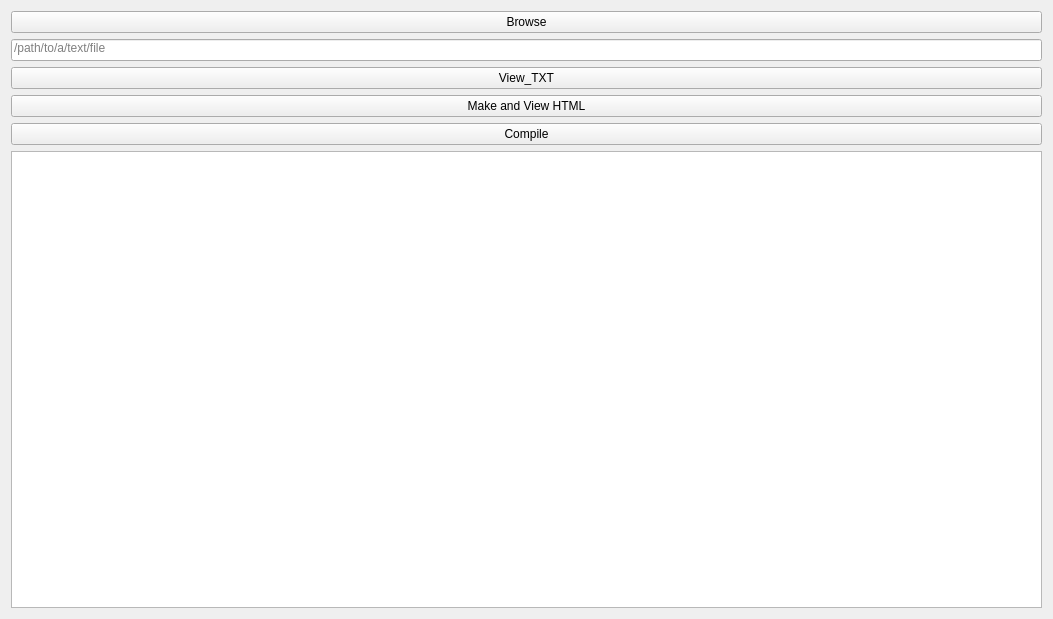
<?xml version="1.0" encoding="UTF-8"?>
<ui version="4.0">
 <class>HTMLConverter</class>
 <widget class="QWidget" name="HTMLConverter">
  <property name="geometry">
   <rect>
    <x>0</x>
    <y>0</y>
    <width>1053</width>
    <height>619</height>
   </rect>
  </property>
  <property name="windowTitle">
   <string>HTML Converter</string>
  </property>
  <layout class="QGridLayout" name="gridLayout">
   <item row="0" column="0">
    <widget class="QPushButton" name="browse_btn">
     <property name="text">
      <string>Browse</string>
     </property>
    </widget>
   </item>
   <item row="1" column="0">
    <widget class="QLineEdit" name="path_line_edit">
     <property name="alignment">
      <set>Qt::AlignLeading|Qt::AlignLeft|Qt::AlignTop</set>
     </property>
     <property name="placeholderText">
      <string>/path/to/a/text/file</string>
     </property>
    </widget>
   </item>
   <item row="5" column="0">
    <widget class="QPushButton" name="ViewHTML">
     <property name="text">
      <string>Make and View HTML</string>
     </property>
    </widget>
   </item>
   <item row="8" column="0">
    <spacer name="horizontalSpacer">
     <property name="orientation">
      <enum>Qt::Horizontal</enum>
     </property>
     <property name="sizeType">
      <enum>QSizePolicy::Minimum</enum>
     </property>
     <property name="sizeHint" stdset="0">
      <size>
       <width>0</width>
       <height>0</height>
      </size>
     </property>
    </spacer>
   </item>
   <item row="4" column="0">
    <widget class="QPushButton" name="pushButton_1">
     <property name="text">
      <string>View_TXT</string>
     </property>
    </widget>
   </item>
   <item row="7" column="0">
    <widget class="QTextBrowser" name="ViewTXT_edit"/>
   </item>
   <item row="6" column="0">
    <widget class="QPushButton" name="CCODE">
     <property name="text">
      <string>Compile</string>
     </property>
    </widget>
   </item>
  </layout>
 </widget>
 <resources/>
 <connections/>
</ui>
